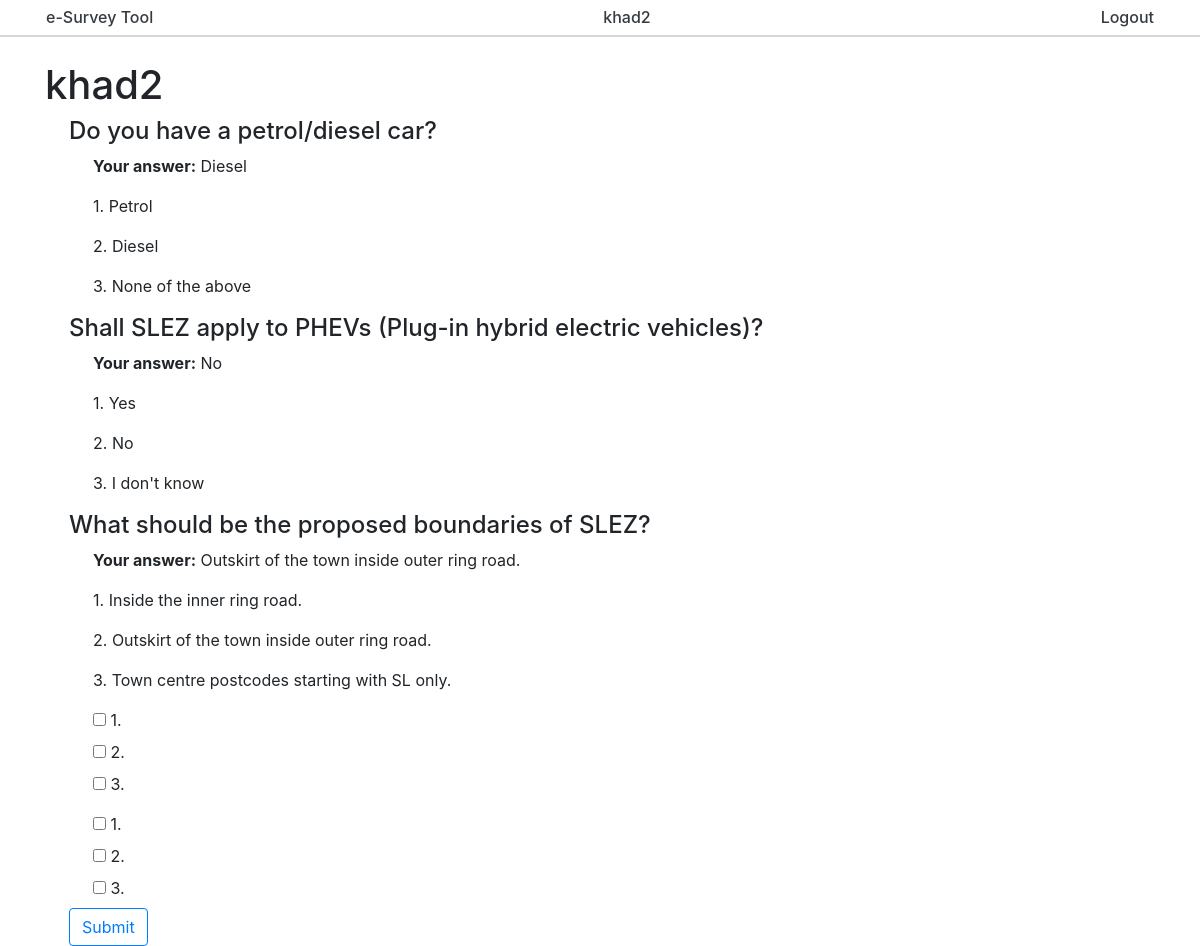
/ (signed in), run on the app's committed database.
### surveyapp/models.py (models this page shows)
class Questions(models.Model):
    statement = models.TextField( default='', blank=True, null=True)
    def __str__(self):
        return self.statement

class Answers(models.Model):
    user = models.ForeignKey(User, on_delete=models.CASCADE, default=None)
    question = models.ForeignKey(Questions, on_delete=models.CASCADE)
    option_selected = models.ForeignKey(Options, on_delete=models.CASCADE)
    def __str__(self):
        return str(self.question.statement) + " | " + str(self.option_selected.option_text)

class Options(models.Model):
    question = models.ForeignKey(Questions, on_delete=models.CASCADE)
    option_text  = models.TextField( default="", blank=True, null=True)
    def __str__(self):
        return self.option_text

### surveyapp/views.py (the view)
# urls.py: 2. Add a URL to urlpatterns:  path('', Home.as_view(), name='home')
@login_required(login_url='login')
def Home(request):
    context = {}
    allQuestions = Questions.objects.all()
    context["allQuestion"] = allQuestions
    if request.user.is_superuser:
        return render(request, template_name = "surveyapp/home.html", context=context)
    else:
        return render(request, template_name = "surveyapp/home.html", context=context)

### surveyapp/templatetags/option.py (called while the page is built)
def option(question,nummber):
    print('question', question)
    print('option', nummber)
    question = Questions.objects.get(id = question.id)
    option_statement = Options.objects.filter(question = question)
    return option_statement[nummber-1]

### surveyapp/templatetags/question_answered.py (called while the page is built)
def is_question_answered(question_id, user_id):
    question = Questions.objects.get(id = question_id)
    user = User.objects.get(id = user_id)
    answer = Answers.objects.filter(Q(question = question) & Q(user = user))
    print(answer)
    if answer.exists():
        return True
    return False

def answer(question_id, user_id):
    question = Questions.objects.get(id = question_id)
    user = User.objects.get(id = user_id)
    answer_statement = Answers.objects.filter(Q(question = question) & Q(user = user))
    print(answer)
    if answer_statement.exists():
        return answer_statement[0].option_selected.option_text
    return False

### surveyapp/templates/surveyapp/home.html (shortened to what this page needs)
{% extends 'base.html' %}
{% load option list_length question_answered %}
{% block content %}
{% if not request.user.is_superuser %}
    {% include "surveyapp/user.html" %}
{% else %}
    {% include "surveyapp/admin.html" %}
{% endif %}
{% endblock content %}

### templates/base.html (shortened to what this page needs)
{% load static %}
<!DOCTYPE html>
<html lang="en">
<head>
    <link rel="stylesheet" href="https://stackpath.bootstrapcdn.com/bootstrap/4.3.1/css/bootstrap.min.css">
</head>
<body>
    <div class="mb-4" style="    border-bottom: 2px solid #d4d6d7 !important;">
        <nav class="navbar navbar-light  container ">
          <span class="d-flex">
              <h6 class="mb-0 text-dark">e-Survey Tool</h6>
          </span>
          {% if request.user.is_authenticated %}
          <h6 class="mb-0 text-dark">{{request.user.username}}</h6>
          <div class="d-flex">
            <a href="{% url 'logout' %}"  class="text-decoration-none text-dark"><h6 class="mb-0 mx-0">Logout</h6></a>
          </div>
          {% endif %}
        </nav>
      </div>
    {% block content %}
    {% endblock content %}
</body>
</html>

### surveyapp/templates/surveyapp/user.html (shortened to what this page needs)
{% load option list_length question_answered %}
<div class="container">
    <h1>{{request.user}}</h1>
    <form action="{% url 'user-answer' %}" method="post" class="ml-4">
    {% for question in allQuestion %}
    <h4>
        {{question.statement}}
    </h4>
    {% if not question.id|is_question_answered:request.user.id %}
        <div class="ml-4">
            <div>
                <input type="checkbox" name = "option1_{{forloop.counter}}"  id = "option1_{{forloop.counter}}" readonly>
                <label for ="option1_{{forloop.counter}}">1. {{question|option:1}}</label>
            </div>
            <div>
                <input type="checkbox" name = "option2_{{forloop.counter}}" id = "option2_{{forloop.counter}}">
                <label for = "option2_{{forloop.counter}}">2. {{question|option:2}}</label>
            </div>
            <div>
                <input type="checkbox" name = "option3_{{forloop.counter}}" id = "option3_{{forloop.counter}}">
                <label for ="option3_{{forloop.counter}}">3. {{question|option:3}}</label>
            </div>
        </div>
    {% else %}
    <p class="ml-4"><strong>Your answer:</strong> {{question.id|answer:request.user.id}} </p>
    <div class="ml-4">
        <div>
            <p for ="option1_{{forloop.counter}}">1. {{question|option:1}}</p>
        </div>
        <div>
            <p for = "option2_{{forloop.counter}}">2. {{question|option:2}}</p>
        </div>
        <div>
            <p for ="option3_{{forloop.counter}}">3. {{question|option:3}}</p>
        </div>
    </div>
        {% endif %}
    {% endfor %}
    <button class="btn btn-outline-primary">Submit</button>
</form>
</div>

### data on the page
Questions: statement "Do you have a petrol/diesel car?", id|answer "Diesel", statement+id "Petrol", statement+id "Diesel", statement+id "None of the above"
Questions: statement "Shall SLEZ apply to PHEVs (Plug-in hybrid electric vehicles)?", id|answer "No", statement+id "Yes", statement+id "No", statement+id "I don't know"
Questions: statement "What should be the proposed boundaries of SLEZ?", id|answer "Outskirt of the town inside outer ring road.", statement+id "Inside the inner ring road.", statement+id "Outskirt of the town inside outer ring road.", statement+id "Town centre postcodes starting with SL only."

### other printed values
{{ request.user.username }} "khad2"
{{ request.user }} "khad2"
